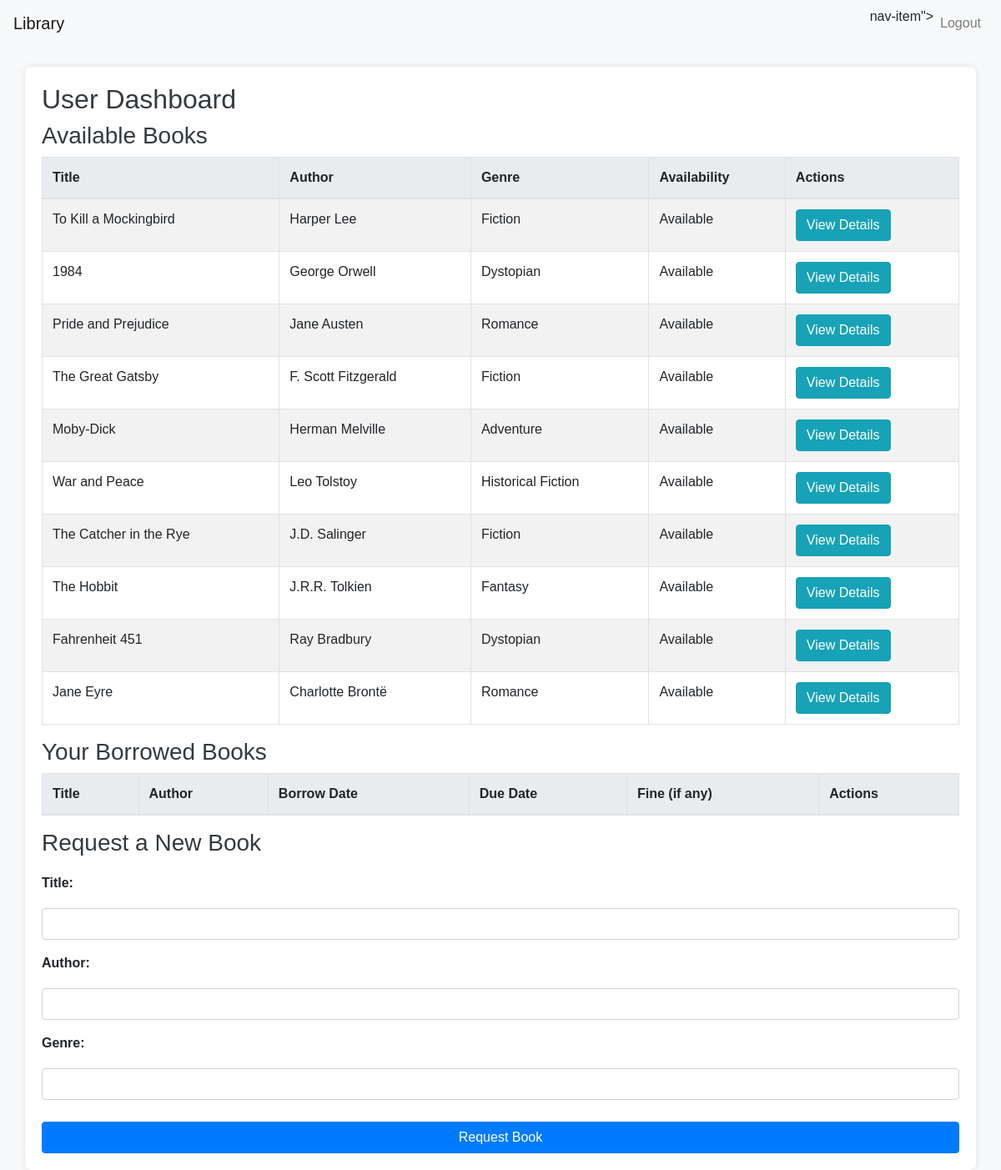
Screenshot of /user_dashboard (signed in) with the database file from the repository.
### app/models.py (models this page shows)
class Book(db.Model):
    id = db.Column(db.Integer, primary_key=True)
    title = db.Column(db.String(150), nullable=False)
    author = db.Column(db.String(150), nullable=False)
    genre = db.Column(db.String(100), nullable=False)
    availability = db.Column(db.Boolean, default=True)

### app/routes.py (the view)
@main.route('/user_dashboard')
@login_required
def user_dashboard():
    books = Book.query.all()
    return render_template('user_dashboard.html', books=books)

### app/__init__.py (called while the page is built)
def create_app():
    app = Flask(__name__)
    app.config['SECRET_KEY'] = 'sinigangmix'
    app.config['SQLALCHEMY_DATABASE_URI'] = 'sqlite:///library.db'
    db.init_app(app)
    login_manager.init_app(app)
    from .models import User
    @login_manager.user_loader
    def load_user(user_id):
        return User.query.get(int(user_id))
    from .routes import main as main_blueprint
    app.register_blueprint(main_blueprint)
    return app

### app/templates/user_dashboard.html (shortened to what this page needs)
{% extends "base.html" %}
{% block content %}
<h2>User Dashboard</h2>
<h3>Available Books</h3>
<table class="table table-striped">
    <thead>
        <tr>
            <th>Title</th>
            <th>Author</th>
            <th>Genre</th>
            <th>Availability</th>
            <th>Actions</th>
        </tr>
    </thead>
    <tbody>
        {% for book in books %}
        <tr>
            <td>{{ book.title }}</td>
            <td>{{ book.author }}</td>
            <td>{{ book.genre }}</td>
            <td>{{ 'Available' if book.availability else 'Borrowed' }}</td>
            <td><a href="{{ url_for('main.book_details', book_id=book.id) }}" class="btn btn-info">View Details</a></td>
        </tr>
        {% endfor %}
    </tbody>
</table>
<h3>Your Borrowed Books</h3>
<table class="table table-striped">
    <thead>
        <tr>
            <th>Title</th>
            <th>Author</th>
            <th>Borrow Date</th>
            <th>Due Date</th>
            <th>Fine (if any)</th>
            <th>Actions</th>
        </tr>
    </thead>
</table>
<h3>Request a New Book</h3>
<form method="POST" action="{{ url_for('main.request_book') }}">
    <div class="form-group">
        <label for="title">Title:</label>
        <input type="text" id="title" name="title" class="form-control" required>
    </div>
    <div class="form-group">
        <label for="author">Author:</label>
        <input type="text" id="author" name="author" class="form-control" required>
    </div>
    <div class="form-group">
        <label for="genre">Genre:</label>
        <input type="text" id="genre" name="genre" class="form-control" required>
    </div>
    <button type="submit" class="btn btn-primary">Request Book</button>
</form>
{% endblock %}

### app/templates/base.html (shortened to what this page needs)
<!DOCTYPE html>
<html lang="en">
<head>
    <link rel="stylesheet" href="https://stackpath.bootstrapcdn.com/bootstrap/4.5.2/css/bootstrap.min.css">
    <link rel="stylesheet" href="{{ url_for('static', filename='css/styles.css') }}">
</head>
<body>
    <nav class="navbar navbar-expand-lg navbar-light bg-light">
        <a class="navbar-brand" href="{{ url_for('main.index') }}">Library</a>
        <div class="collapse navbar-collapse">
            <ul class="navbar-nav ml-auto">
                {% if current_user.is_authenticated %}
                   nav-item">
                        <a class="nav-link" href="{{ url_for('main.logout') }}">Logout</a>
                {% endif %}
            </ul>
        </div>
    </nav>
    <div class="container mt-4">
        {% block content %}{% endblock %}
    </div>
</body>
</html>

### app/static/css/styles.css (style rules this page uses)
body { font-family: 'Arial', sans-serif; background-color: #f8f9fa; }
.navbar { margin-bottom: 20px; }
.container { background-color: #ffffff; padding: 20px; border-radius: 8px; box-shadow: 0 0 10px rgba(0, 0, 0, 0.1); }
h1, h2, h3 { color: #343a40; }
table { width: 100%; margin-bottom: 20px; border-collapse: collapse; }
table th, table td { padding: 10px; border: 1px solid #dee2e6; }
table th { background-color: #e9ecef; }
form { margin-top: 20px; }
form label { font-weight: bold; }
form input, form textarea, form select, form button { width: 100%; padding: 10px; margin-top: 10px; border: 1px solid #ced4da; border-radius: 4px; }
form button { background-color: #007bff; color: #ffffff; border: none; cursor: pointer; }

### rows the page displays
Book: title "To Kill a Mockingbird", author "Harper Lee", genre "Fiction", availability "Available"
Book: title "1984", author "George Orwell", genre "Dystopian", availability "Available"
Book: title "Pride and Prejudice", author "Jane Austen", genre "Romance", availability "Available"
Book: title "The Great Gatsby", author "F. Scott Fitzgerald", genre "Fiction", availability "Available"
Book: title "Moby-Dick", author "Herman Melville", genre "Adventure", availability "Available"
Book: title "War and Peace", author "Leo Tolstoy", genre "Historical Fiction", availability "Available"
Book: title "The Catcher in the Rye", author "J.D. Salinger", genre "Fiction", availability "Available"
Book: title "The Hobbit", author "J.R.R. Tolkien", genre "Fantasy", availability "Available"
Book: title "Fahrenheit 451", author "Ray Bradbury", genre "Dystopian", availability "Available"
Book: title "Jane Eyre", author "Charlotte Brontë", genre "Romance", availability "Available"
